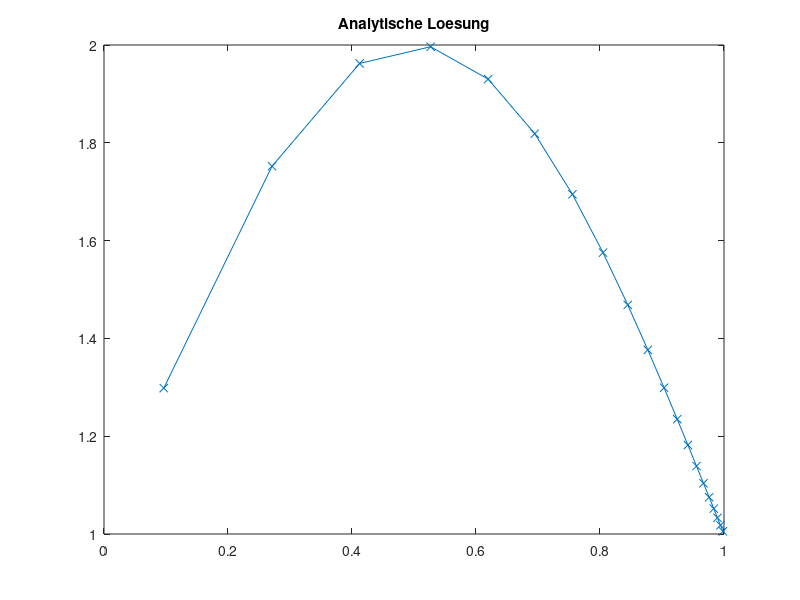
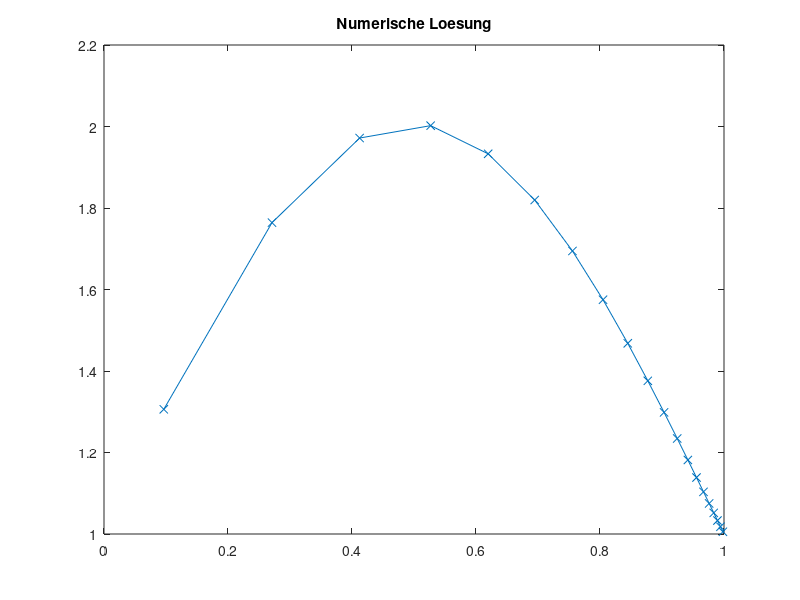
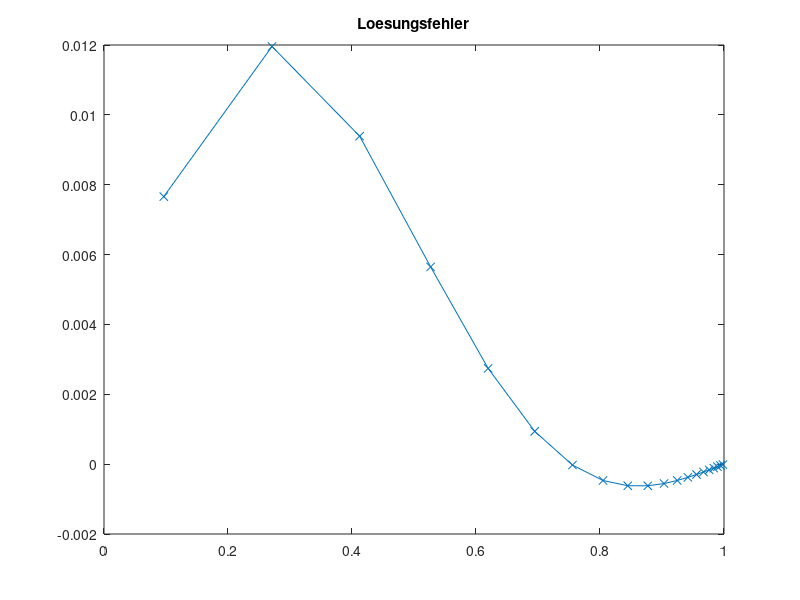
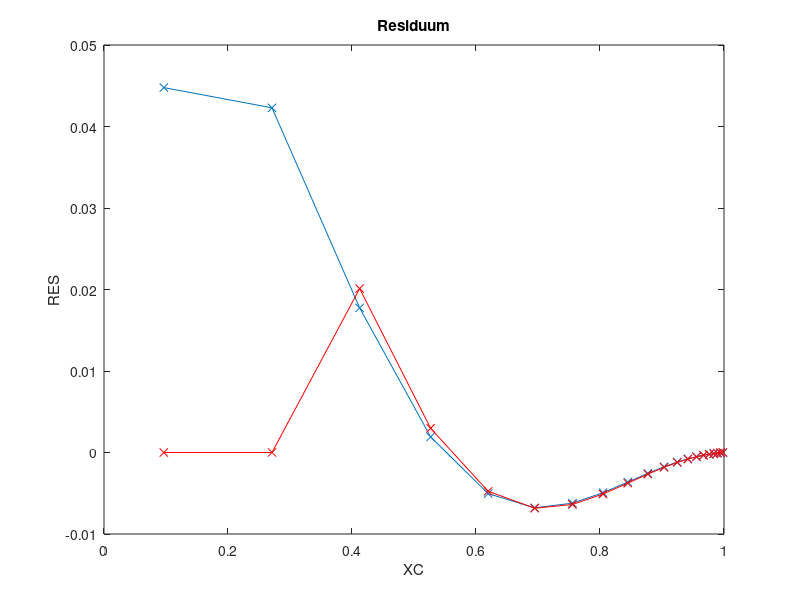

Recreate these plots in MATLAB, in order.
clc
clear all
close all

SOL=@(x) sin(pi*x)+1;
MSOL=@(x) pi*cos(pi*x)-pi^2*sin(pi*x);

%SOL=@(x) cos(pi*x)-1;
%MSOL=@(x) -pi*sin(pi*x)-pi^2*cos(pi*x);

DIF=1.0;
KONV=1.0;
ALPHA=0.9;
XMIN=0.0;
XMAX=1.0;

N=40; % KV's

X = zeros(1,N+1);
for I=1:N+1
  X(I) = XMIN + (ALPHA^(I-1)-1)/(ALPHA^N-1)*(XMAX-XMIN);
end

% N halbieren
for j=1:1
idx =1;
X2=0;
for i=1:N+1
  if mod(i, 2)==1
    X2(idx)=X(i);
    idx=idx+1;
  end
end
X=X2;
N=length(X)-1;
end


XC = (X(1:N)+X(2:N+1))/2;
XCR = [XMIN, XC, XMAX];

%%% ANALYTISCHE LÖSUNG
TA = zeros(1, N);
for I=1:N
  TA(I)=SOL(XC(I));
end

figure(1)
plot(XC, TA, 'x-');
title('Analytische Loesung')

%%% FVM Lösung

% Randbedingungen
RBE = SOL(XMAX);
RBW = SOL(XMIN);

% Koeffizienten speichern
AP = zeros(1, N);
AE = zeros(1, N);
AW = zeros(1, N);

for I=1:N
  DX = X(I+1)-X(I);

  DXE = XCR(I+2)-XCR(I+1);
  DXW = XCR(I+1)-XCR(I);

  AE(I) = DIF/DXE;
  AW(I) = DIF/DXW;

  AP(I) = -AE(I)-AW(I);

  DCDSE = (X(I+1)-XCR(I+1))/DXE;
  DCDSW = (XCR(I+1)-X(I))/DXW;

  AEK(I) = KONV * DCDSE;
  AWK(I) = -KONV * DCDSW;

  APK(I) = KONV * ((1-DCDSE)-(1-DCDSW));
  AK(I) = KONV;
end

% Gesamtgleichungssystem aufstellen
A = zeros(N);
b = zeros(N,1);

for I=1:N
  b(I) = MSOL(XC(I))*(X(I+1)-X(I));

  % Hauptdiagonale
  A(I,I) = AP(I) + APK(I);

  % Westliche Nebendiagonale
  if mod(I,N)==1
    b(I) = b(I) - AW(I)*RBW + AK(I)*RBW;
  else
    A(I, I-1) = AW(I) + AWK(I);
  end

  % Östliche Nebendiagonale
  if mod(I,N)==0
    b(I) = b(I) - AE(I)*RBE - AK(I)*RBE;
  else
    A(I, I+1) = AE(I) + AEK(I);
  end
end

T=A\b;

figure(2)
plot(XC, T, 'x-');
title('Numerische Loesung')

%%% Lösungsfehler berechnen
SERR=0.0;
ERR=zeros(1, N);
for I=1:N
    ERR(I)=T(I)-TA(I);
    SERR=SERR+ERR(I)^2;
end
SERR=sqrt(SERR/(N));

figure(3)
plot(XC, ERR, 'x-');
title('Loesungsfehler')

fprintf('Summierter Fehler %16.10e N=%g\n', SERR, N);


%%% ORDNUNG  BESTIMMEN
ERR5=1.2662511400e-01;
ERR10=1.9068695077e-02;
ERR20=4.0741696509e-03;
ERR40=9.9564249986e-04;
op=log((ERR5)/(ERR10))/log(2);
fprintf('Ordnung des Verfahrens %16.10e \n',op  );
op=log((ERR10)/(ERR20))/log(2);
fprintf('Ordnung des Verfahrens %16.10e \n',op  );
op=log((ERR20)/(ERR40))/log(2);
fprintf('Ordnung des Verfahrens %16.10e \n',op  );


%%% RESIDUUM BERECHNEN
t=zeros(N, 1);
for I=1:N
    t(I)=SOL(XC(I));
end

RES=A*t-b;

figure(4)
plot(XC,RES,'x-');

xlabel('XC')
ylabel('RES')
title('Residuum')

%%% Truncation Error berechnen

% b ohne Randwerte
TERR=zeros(1, N);
for I=1:N
  b(I) = MSOL(XC(I));
end

for I=3:N-2
  % benötigte Werte zwischenspeichern
  XEE=XCR(I+3);
  XE=XCR(I+2);
  XP=XCR(I+1);
  XW=XCR(I);
  XWW=XCR(I-1);
  Xe=X(I+1);
  Xee=X(I+2);
  Xw=X(I);
  Xww=X(I-1);

  DX = Xe-Xw;

  fE=b(I+1);
  fP=b(I);
  fW=b(I-1);

  TEE=T(I+2);
  TE=T(I+1);
  TP=T(I);
  TW=T(I-1);
  TWW=T(I-2);

  % Source term
  TERRS = (fE-fW)/(2*(XE-XW))*((Xe-XP)^2-(Xw-XP)^2)...
      + 1/(6*DX)*((fE-fP)/(XE-XP)-(fP-fW)/(XP-XW))*((Xe-XP)^3-(Xw-XP)^3);

  % Diffusion Term east
  TERRE = 1/(2*(XE-XP))*((TEE-TP)/(XEE-XP)-(TE-TW)/(XE-XW))...
      * (((XP-Xe)^2-(XE-Xe)^2)/(XE-XP))...
      + (1/(Xee-Xe)*((TEE-TE)/(XEE-XE)-(TE-TP)/(XE-XP)) - 1/(Xe-Xw)*((TE-TP)/(XE-XP)-(TP-TW)/(XP-XW)))...
      * 1/(6*(XE-XP))*(((XP-Xe)^3-(XE-Xe)^3)/(XE-XP));

  TERRW = 1/(2*(XP-XW))*((TE-TW)/(XE-XW)-(TP-TWW)/(XP-XWW))...
      * (((XW-Xw)^2-(XP-Xw)^2)/(XP-XW))...
      + (1/(Xe-Xw)*((TE-TP)/(XE-XP)-(TP-TW)/(XP-XW)) - 1/(Xw-Xww)*((TP-TW)/(XP-XW)-(TW-TWW)/(XW-XWW)))...
      * 1/(6*(XP-XW))*(((XW-Xw)^3-(XP-Xw)^3)/(XP-XW));

  TERRKE = 1/(2*(Xe-Xw))*((TE-TP)/(XE-XP) - (TP-TW)/(XP-XW))*(Xe-XE)*(Xe-XP)...
      + 1/6*(Xe-XP)/DX*((Xe-XP)^2-(XE-XP)^2)...
      * (1/(XE-XP)*((TEE-TP)/(XEE-XP)-(TE-TW)/(XE-XW)) - 1/(XP-XW)*((TE-TW)/(XE-XW) - (TP-TWW)/(XP-XWW)));

  TERRKW = 1/(2*(Xe-Xw))*((TE-TP)/(XE-XP) - (TP-TW)/(XP-XW))*(Xw-XW)*(Xw-XP)...
      + 1/6*(Xw-XP)/DX*((Xw-XP)^2-(XW-XP)^2)...
      * (1/(XE-XP)*((TEE-TP)/(XEE-XP)-(TE-TW)/(XE-XW)) - 1/(XP-XW)*((TE-TW)/(XE-XW) - (TP-TWW)/(XP-XWW)));

  % einzelne Fehler addieren
  TERR(I) = (TERRS-TERRE+TERRW-TERRKE+TERRKW);
end



hold on;
plot(XC, TERR, 'rx-');

RESTE = RES-TERR';

figure(5)
plot(XC(3:N-2), RESTE(3:N-2), 'x-')
xlabel('XC')
ylabel('RES-TE')
